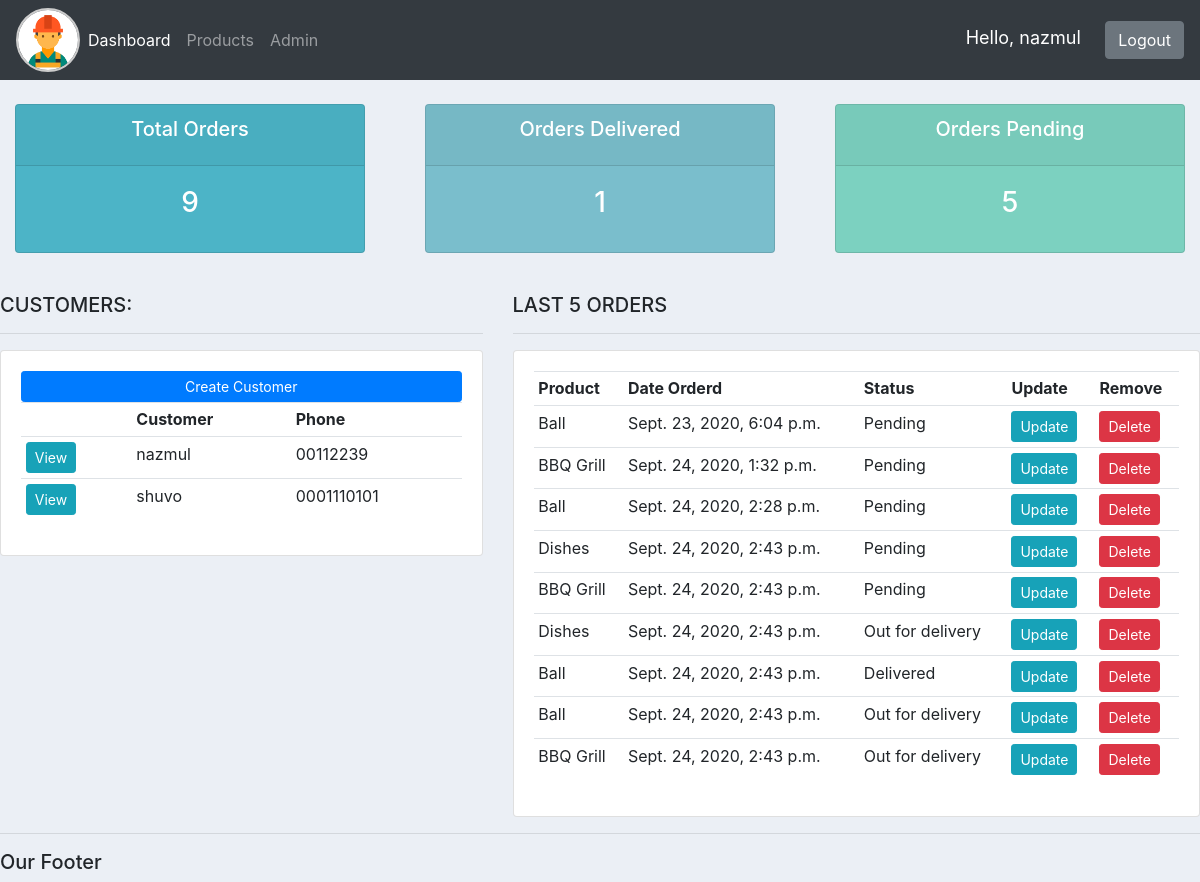
The page / (signed in) on the database its author committed.
### accounts/models.py (models this page shows, shortened)
class Customer(models.Model):
    name = models.CharField(max_length=200, null=True)
    phone = models.CharField(max_length=200, null=True)
    email = models.CharField(max_length=200, null=True)
    date_created = models.DateTimeField(auto_now_add=True)

class Order(models.Model):
    STATUS = (
        ('Pending', 'Pending'),
        ('Out for delivery', 'Out for delivery'),
        ('Delivered', 'Delivered'),
    )
    customer = models.ForeignKey(
        Customer, null=True, on_delete=models.SET_NULL)
    product = models.ForeignKey(Product, null=True, on_delete=models.SET_NULL)
    date_created = models.DateTimeField(auto_now_add=True)
    status = models.CharField(max_length=200, null=True, choices=STATUS)
    note = models.CharField(max_length=200, null=True)

class Product(models.Model):
    CATEGORY = (
        ('Indoor', 'Indoor'),
        ('Out door', 'Out door'),
    )
    name = models.CharField(max_length=200, null=True)
    price = models.FloatField(null=True)
    category = models.CharField(max_length=200, null=True, choices=CATEGORY)
    description = models.CharField(max_length=200, null=True, blank=True)
    date_created = models.DateTimeField(auto_now_add=True)
    tags = models.ManyToManyField(Tag)
    def __str__(self):
        return self.name

### accounts/views.py (the view)
# urls.py: path('', views.home, name="home"),
@login_required(login_url="login")
def home(req):
    orders = Order.objects.all()
    customers = Customer.objects.all()
    total_customers = customers.count()
    total_orders = orders.count()
    delivered = orders.filter(status='Delivered').count()
    pending = orders.filter(status='Pending').count()
    context = {'orders': orders, 'customers': customers, 'total_customers': total_customers,
               'total_orders': total_orders, 'delivered': delivered, 'pending': pending}
    return render(req, 'accounts/dashboard.html', context)

### accounts/templates/accounts/dashboard.html
{% extends 'accounts/main.html' %}
{% block content %}
{% include 'accounts/status.html' %}
<br />
<div class="row">
    <div class="col-md-5">
        <h5>CUSTOMERS:</h5>
        <hr />
        <div class="card card-body">
            <a class="btn btn-primary btn-sm btn-block" href=""
                >Create Customer</a
            >
            <table class="table table-sm">
                <tr>
                    <th></th>
                    <th>Customer</th>
                    <th>Phone</th>
                </tr>
                {% for customer in customers %}
                    <tr>
                        <td><a href="{% url 'customer' customer.id %}"  class="btn btn-sm btn-info">View</a>
                        <td>{{customer.name}}</td>
                        <td>{{customer.phone}}</td>
                    </tr>
                {% endfor %}
            </table>
        </div>
    </div>
    <div class="col-md-7">
        <h5>LAST 5 ORDERS</h5>
        <hr />
        <div class="card card-body">
            <table class="table table-sm">
                <tr>
                    <th>Product</th>
                    <th>Date Orderd</th>
                    <th>Status</th>
                    <th>Update</th>
                    <th>Remove</th>
                </tr>
                {% for order in orders %}
                    <tr>
                        <td>{{order.product}}</td>
                        <td>{{order.date_created}}</td>
                        <td>{{order.status}}</td>
                        <td><a href="{% url 'update_order' order.id %}" class="btn btn-sm btn-info">Update</a></td>
                        <td><a href="{% url 'delete_order' order.id %}" class="btn btn-sm btn-danger">Delete</a></td>
                    </tr>
                {% endfor %}
            </table>
        </div>
    </div>
</div>
{% endblock %}

### accounts/templates/accounts/navbar.html (shortened to what this page needs)
{% load static %}
<nav class="navbar navbar-expand-lg navbar-dark bg-dark">
    <img src="{% static 'images/logo.png' %}" alt="Logo" id="logo" />
    <div class="collapse navbar-collapse" id="navbarNav">
        <ul class="navbar-nav">
            <li class="nav-item active">
                <a class="nav-link" href="{% url 'home' %}">Dashboard</a>
            </li>
            <li class="nav-item">
                <a class="nav-link" href="{% url 'products' %}">Products</a>
            </li>
            <li class="nav-item">
                <a class="nav-link" href="http://127.0.0.1:8000/admin">Admin</a>
            </li>
        </ul>
        <div class="ml-auto">
            <span class="hello-msg">Hello, {{ request.user }}</span>
            <span>
                <a class="btn btn-md btn-secondary" href="{% url 'logout' %}">Logout</a>
            </span>
        </div>
    </div>
</nav>

### static/css/main.css (style rules this page uses)
body { background-color: #ebeff5; }
#logo { height: auto; width: 4rem; border-radius: 50%; border-width: 2px; border-color: #ccc; border-style: solid; }

### accounts/templates/accounts/navbar.html (style rules this page uses)
.hello-msg { font-size: 18px; color: #fff; margin-right: 20px; }

### rows shown on the page
Customer: name "nazmul", phone "00112239"
Customer: name "shuvo", phone "0001110101"
Order: product "Ball", date_created "Sept. 23, 2020, 6:04 p.m.", status "Pending"
Order: product "BBQ Grill", date_created "Sept. 24, 2020, 1:32 p.m.", status "Pending"
Order: product "Ball", date_created "Sept. 24, 2020, 2:28 p.m.", status "Pending"
Order: product "Dishes", date_created "Sept. 24, 2020, 2:43 p.m.", status "Pending"
Order: product "BBQ Grill", date_created "Sept. 24, 2020, 2:43 p.m.", status "Pending"
Order: product "Dishes", date_created "Sept. 24, 2020, 2:43 p.m.", status "Out for delivery"
Order: product "Ball", date_created "Sept. 24, 2020, 2:43 p.m.", status "Delivered"
Order: product "Ball", date_created "Sept. 24, 2020, 2:43 p.m.", status "Out for delivery"
Order: product "BBQ Grill", date_created "Sept. 24, 2020, 2:43 p.m.", status "Out for delivery"

### other values the page prints
{{ request.user }} "nazmul"
{{ total_orders }} "9"
{{ delivered }} "1"
{{ pending }} "5"
